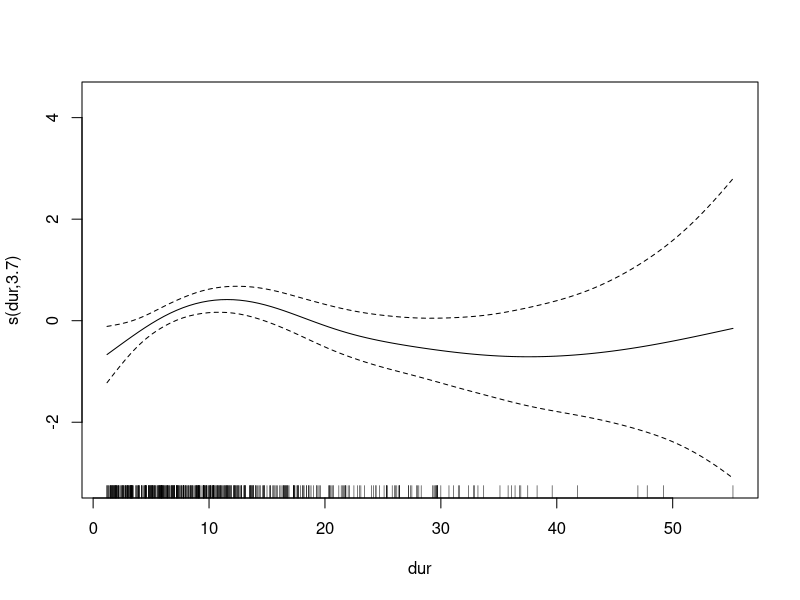
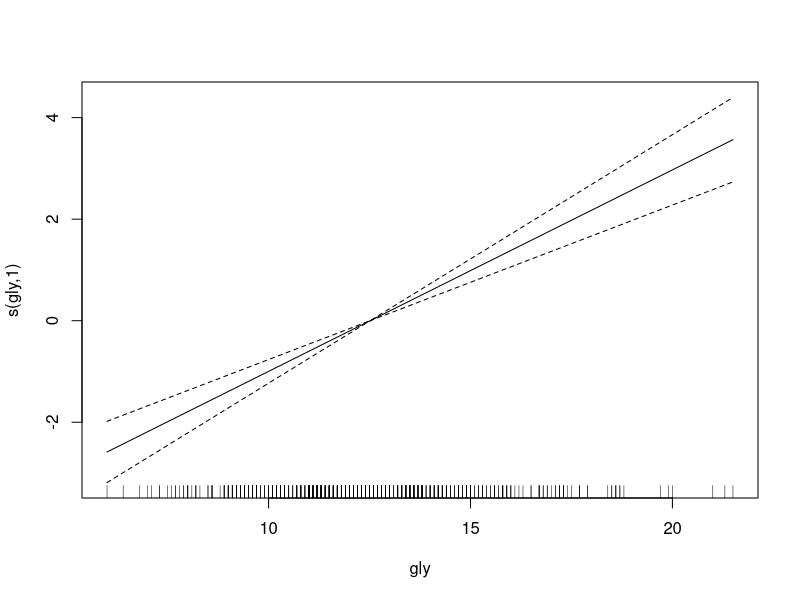
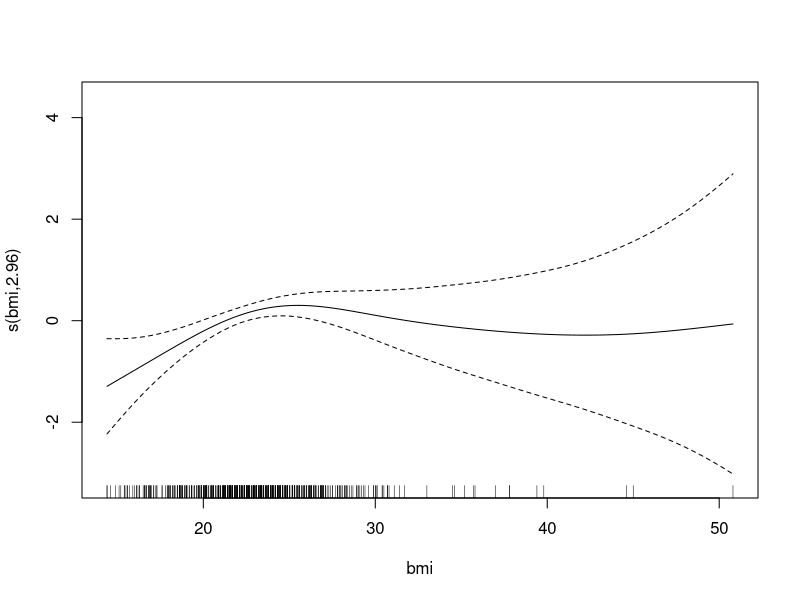
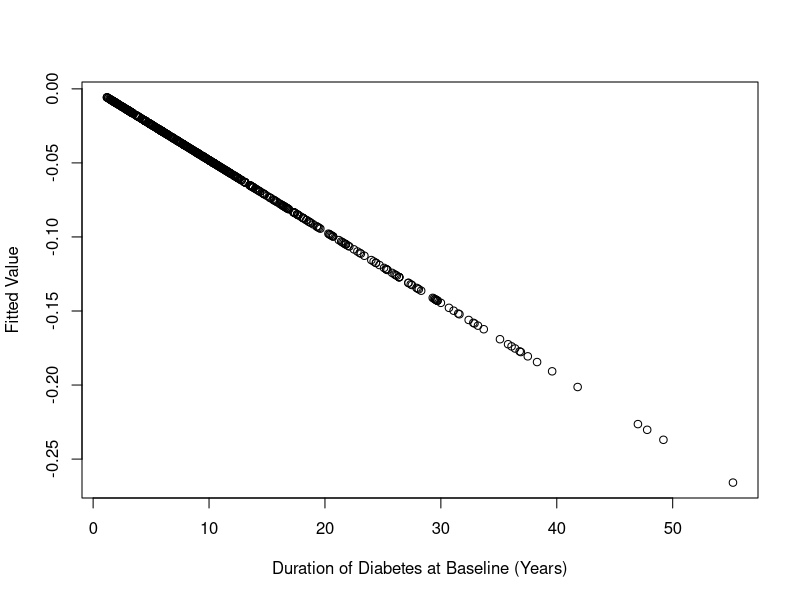
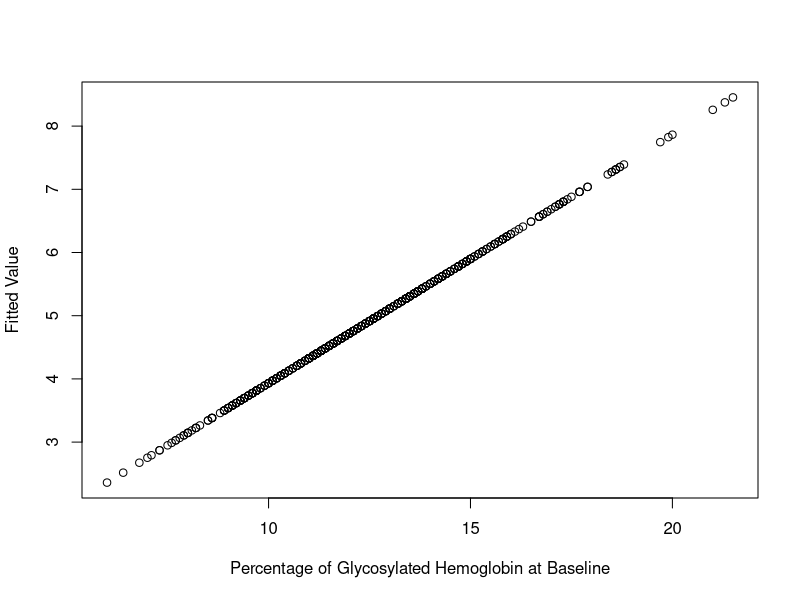
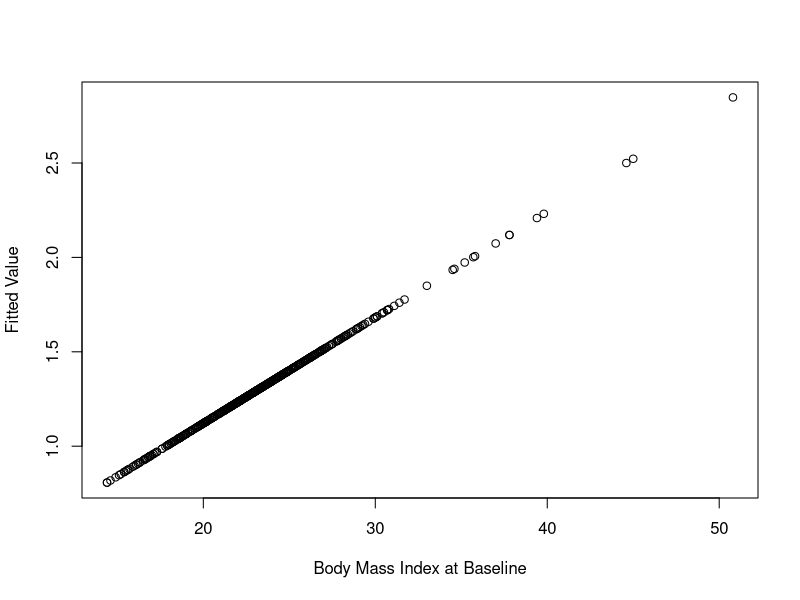

Source code (R) for these figures, in order:
## ---- chunk 1
set.seed(1)
knitr::opts_chunk$set(echo = TRUE)
## ---- chunk 2
library(gss)
data(wesdr)
head(wesdr)
dim(wesdr)
## ---- chunk 3
p = ncol(wesdr) - 1

propTrain = 0.8
trainIdx  = sample(1:nrow(wesdr), nrow(wesdr)*0.8)

train = wesdr[trainIdx,]

XTest = wesdr[-trainIdx, -(p+1)]
yTest = wesdr[-trainIdx, p+1]

dim(train)
dim(XTest); length(yTest)
## ---- chunk 4
library(mgcv)
## ---- chunk 5
model = gam(ret ~ s(dur) + s(gly) + s(bmi), family=binomial(link="logit"), data=train)
plot(model)
summary(model)
## ---- chunk 6
yTestPrediction = predict(model, XTest) > 0
sum(yTest == yTestPrediction)/100
## ---- chunk 7
model = gam(ret ~ dur + gly + bmi, family=binomial(link="logit"), data=train)
summary(model)
yTestPrediction = predict(model, XTest) > 0
sum(yTest == yTestPrediction)/100
## ---- chunk 8
# Obtain the fitted values of the model per input variable
functionVals = predict(model, type="terms")
head(functionVals)

# Plot them against the true Value to show that the functions are indeed linear
plot(train$dur, functionVals[,1],
     xlab="Duration of Diabetes at Baseline (Years)", ylab="Fitted Value")
plot(train$gly, functionVals[,2],
     xlab="Percentage of Glycosylated Hemoglobin at Baseline", ylab="Fitted Value")
plot(train$bmi, functionVals[,3],
     xlab="Body Mass Index at Baseline", ylab="Fitted Value")
